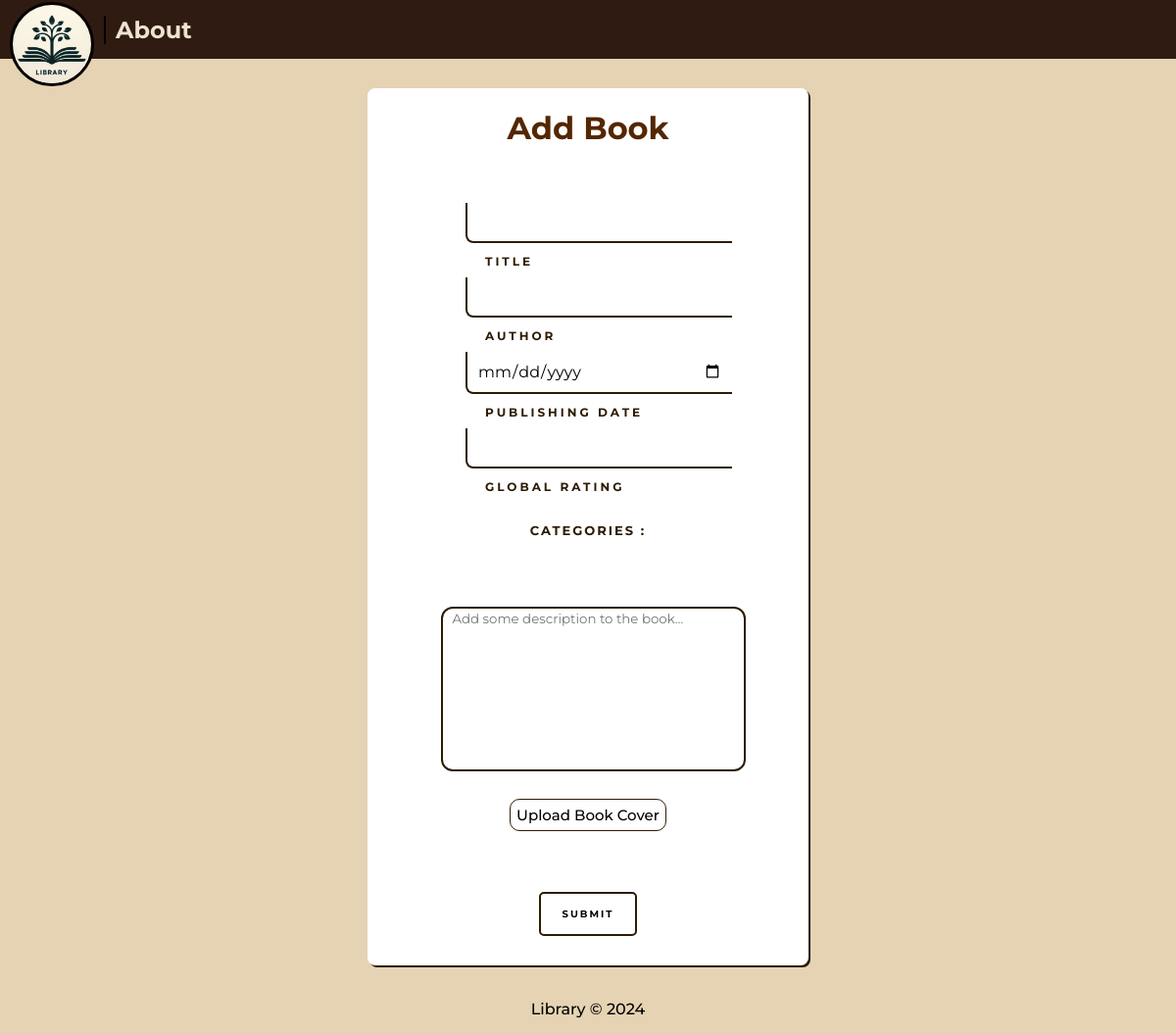
Before: /add-book/ with the older database file.
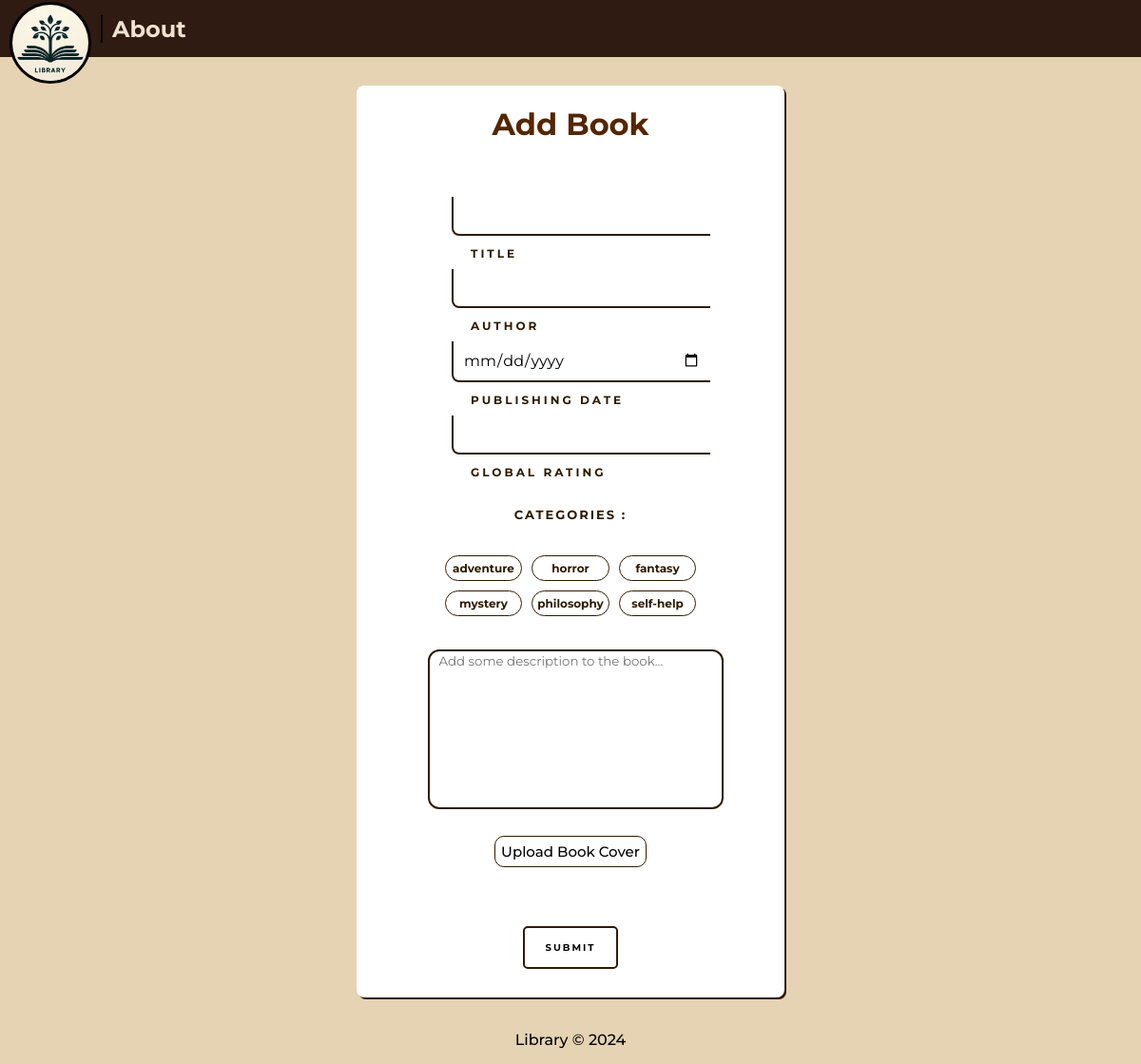
After: the same page with the newer database file.
### libraryManager/models.py (models this page shows)
class Category(models.Model):
    name = models.CharField(max_length=100)
    def __str__(self):
        return self.name

### libraryManager/views.py (the view, shortened to what this page needs)
# urls.py: path('add-book/', views.addBook),
def addBook(request):
    categories = Category.objects.all()
    return render(request, 'add-book.html', {'categories': categories})

### templates/add-book.html (shortened to what this page needs)
{% extends 'base.html' %}
{% load static %}
{% block css_js %}
  <link rel="stylesheet" href="{% static 'css/add-book.css' %}" />
{% endblock %}
{% block content %}
  <form id="add-book-form" method="POST" enctype="multipart/form-data">
    <h1 class="add-book-header">Add Book</h1>
    <div class="form-item">
      <input class="normal-input" type="text" name="title" required />
      <span>Title</span>
    </div>
    <div class="form-item">
      <input class="normal-input" type="text" name="author" required />
      <span>Author</span>
    </div>
    <div class="form-item">
      <input class="normal-input date-picker" type="date" name="date-published" required />
      <span>Publishing Date</span>
    </div>
    <div class="form-item">
      <input
        class="normal-input rating"
        type="number"
        name="rating"
        min="1"
        max="5"
        step="0.01"
        required
      />
      <span>Global Rating</span>
    </div>
    <span class="categories">CATEGORIES : </span>
    <div class="category-inputs">
      {% for category in categories %}
      <div class="category-item">
        <div class="custom-checkbox" onclick="toggleCheckbox('{{ category }}')">
          {{ category }}
        </div>
      </div>
      {% endfor %}
    </div>
    <textarea
      name="description"
      rows="10"
      cols="35"
      style="resize: none"
      placeholder="Add some description to the book..."
      class="book-desc"
    ></textarea>
    <div class="add-image">
      <label for="book-cover-input" class="custom-file-upload">
        Upload Book Cover
      </label>
      <br />
    </div>
    <button type="submit" class="submit-button">submit</button>
  </form>
{% endblock %}

Changed rows visible on the page:
added Category: name "adventure"
added Category: name "horror"
added Category: name "fantasy"
added Category: name "mystery"
added Category: name "philosophy"
added Category: name "self-help"
